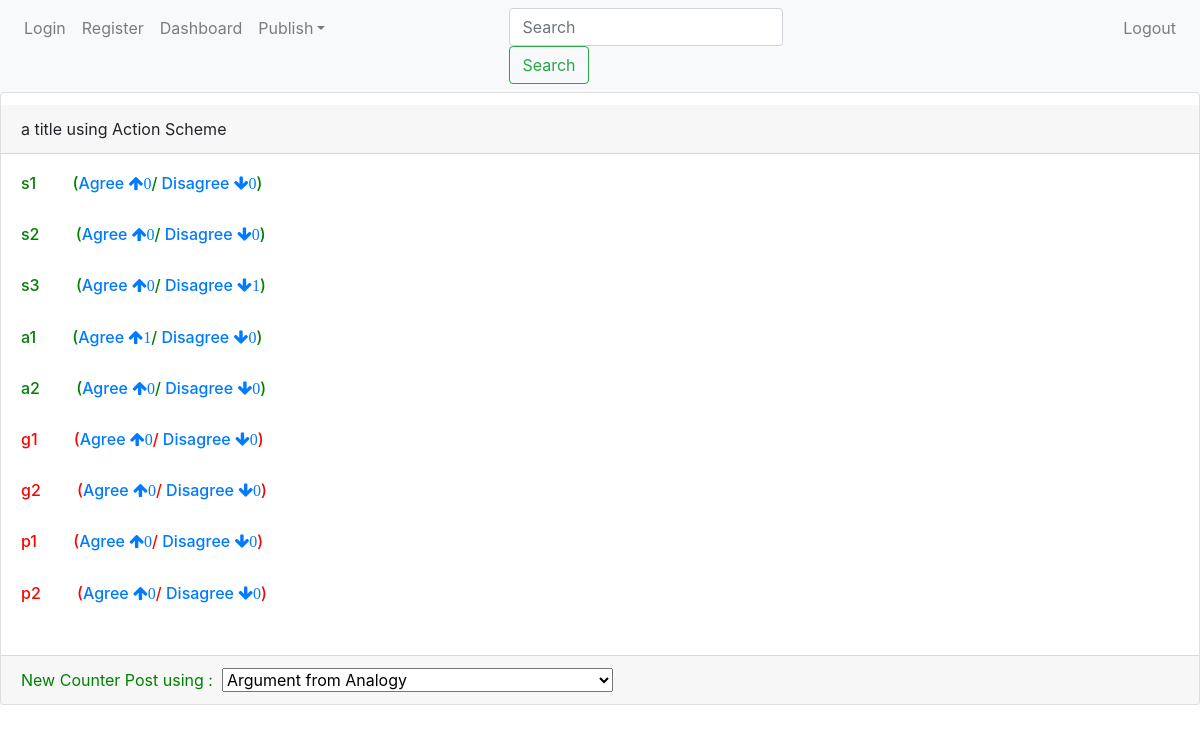
Screenshot of /view-post/9 (signed in) with the database file from the repository.
### posting/models.py (models this page shows, shortened)
class debate(models.Model):
    user = models.ForeignKey(User,on_delete=models.CASCADE,blank=True)
    title = models.CharField(max_length=100,blank=True)
    argtype = models.CharField(max_length=50,blank=True)
    argtypenum = models.IntegerField(default=7)
    a1 = models.CharField(max_length=200,blank=True)
    a2 = models.CharField(max_length=200,blank=True)
    a3 = models.CharField(max_length=200,blank=True)
    a4 = models.CharField(max_length=200,blank=True)
    a5 = models.CharField(max_length=200,blank=True)
    a6 = models.CharField(max_length=200,blank=True)
    a7 = models.CharField(max_length=200,blank=True)
    al1 = models.IntegerField(default=0)
    al2 = models.IntegerField(default=0)
    al3 = models.IntegerField(default=0)
    al4 = models.IntegerField(default=0)
    al5 = models.IntegerField(default=0)
    al6 = models.IntegerField(default=0)
    al7 = models.IntegerField(default=0)
    ad1 = models.IntegerField(default=0)
    ad2 = models.IntegerField(default=0)
    ad3 = models.IntegerField(default=0)
    ad4 = models.IntegerField(default=0)
    ad5 = models.IntegerField(default=0)
    ad6 = models.IntegerField(default=0)
    ad7 = models.IntegerField(default=0)
    anum = models.IntegerField(default=1)
    b1 = models.CharField(max_length=200,blank=True)
    b2 = models.CharField(max_length=200,blank=True)
    b3 = models.CharField(max_length=200,blank=True)
    b4 = models.CharField(max_length=200,blank=True)
    b5 = models.CharField(max_length=200,blank=True)
    b6 = models.CharField(max_length=200,blank=True)
    b7 = models.CharField(max_length=200,blank=True)
    bl1 = models.IntegerField(default=0)
    bl2 = models.IntegerField(default=0)
    bl3 = models.IntegerField(default=0)
    bl4 = models.IntegerField(default=0)
    bl5 = models.IntegerField(default=0)
    bl6 = models.IntegerField(default=0)
    bl7 = models.IntegerField(default=0)
    bd1 = models.IntegerField(default=0)
    bd2 = models.IntegerField(default=0)
    bd3 = models.IntegerField(default=0)
    bd4 = models.IntegerField(default=0)
    bd5 = models.IntegerField(default=0)
    bd6 = models.IntegerField(default=0)
    bd7 = models.IntegerField(default=0)
    bnum = models.IntegerField(default=1)
    c1 = models.CharField(max_length=200,blank=True)
    c2 = models.CharField(max_length=200,blank=True)
    c3 = models.CharField(max_length=200,blank=True)
    c4 = models.CharField(max_length=200,blank=True)
    c5 = models.CharField(max_length=200,blank=True)
    c6 = models.CharField(max_length=200,blank=True)
    c7 = models.CharField(max_length=200,blank=True)
    cl1 = models.IntegerField(default=0)
    cl2 = models.IntegerField(default=0)
    cl3 = models.IntegerField(default=0)
    cl4 = models.IntegerField(default=0)
    cl5 = models.IntegerField(default=0)
    cl6 = models.IntegerField(default=0)
    cl7 = models.IntegerField(default=0)
    cd1 = models.IntegerField(default=0)
    cd2 = models.IntegerField(default=0)
    cd3 = models.IntegerField(default=0)
    cd4 = models.IntegerField(default=0)
    cd5 = models.IntegerField(default=0)
    cd6 = models.IntegerField(default=0)
    cd7 = models.IntegerField(default=0)
    cnum = models.IntegerField(default=1)
    d1 = models.CharField(max_length=200,blank=True)
    d2 = models.CharField(max_length=200,blank=True)
    d3 = models.CharField(max_length=200,blank=True)
    d4 = models.CharField(max_length=200,blank=True)
    d5 = models.CharField(max_length=200,blank=True)
    d6 = models.CharField(max_length=200,blank=True)
    d7 = models.CharField(max_length=200,blank=True)
    dl1 = models.IntegerField(default=0)
    dl2 = models.IntegerField(default=0)
    dl3 = models.IntegerField(default=0)
    dl4 = models.IntegerField(default=0)
    dl5 = models.IntegerField(default=0)
    dl6 = models.IntegerField(default=0)
    dl7 = models.IntegerField(default=0)
    dd1 = models.IntegerField(default=0)
    dd2 = models.IntegerField(default=0)
    dd3 = models.IntegerField(default=0)
    dd4 = models.IntegerField(default=0)
    dd5 = models.IntegerField(default=0)
    dd6 = models.IntegerField(default=0)
    dd7 = models.IntegerField(default=0)
    dnum = models.IntegerField(default=1)
    link = models.ManyToManyField('posting.debate',blank=True)
    linkcheck = models.BooleanField(default=False)

### posting/views.py (the view)
# urls.py: path('view-post/<int:id>', vpost.viewpost , name = 'view-post'),
@login_required(login_url = '/login')
def viewpost(request,id):
    obj = post.objects.get(pk=id)
    template = 'view-post.html'
    context = {'post':obj}
    return render(request,template,context)

### templates/view-post.html (shortened to what this page needs)
{% extends 'base.html' %}
{% block body %}
<div class="card" style="padding-top: 1%;">
    <div class="card-header">{{ post.title }} using {{ post.argtype }}</div>
    <div class="card-body">
        {% if post.a1 %}
            <h6 style="color: green;">{{post.a1}}&emsp;&emsp;
            (<a href="{% url 'agree' post.id 'a1' %}">Agree&nbsp;<span class="fa fa-arrow-up">{{post.al1}}</span></a>/
            <a href="{% url 'disagree' post.id 'a1' %}">Disagree&nbsp;<span class="fa fa-arrow-down">{{post.ad1}}</span></a>)</h6>
            <br>
        {% endif %}
        {% if post.a2 %}
            <h6 style="color: green;">{{post.a2}}&emsp;&emsp;
            (<a href="{% url 'agree' post.id 'a2' %}">Agree&nbsp;<span class="fa fa-arrow-up">{{post.al2}}</span></a>/
            <a href="{% url 'disagree' post.id 'a2' %}">Disagree&nbsp;<span class="fa fa-arrow-down">{{post.ad2}}</span></a>)</h6>
            <br>
        {% endif %}
        {% if post.a3 %}
            <h6 style="color: green;">{{post.a3}}&emsp;&emsp;
            (<a href="{% url 'agree' post.id 'a3' %}">Agree&nbsp;<span class="fa fa-arrow-up">{{post.al3}}</span></a>/
            <a href="{% url 'disagree' post.id 'a3' %}">Disagree&nbsp;<span class="fa fa-arrow-down">{{post.ad3}}</span></a>)</h6>
            <br>
        {% endif %}
        {% if post.b1 %}
            <h6 style="color: {% if post.argtypenum == 6 %} red {% else %} green {% endif %};">{{post.b1}}&emsp;&emsp;
            (<a href="{% url 'agree' post.id 'b1' %}">Agree&nbsp;<span class="fa fa-arrow-up">{{post.bl1}}</span></a>/
            <a href="{% url 'disagree' post.id 'b1' %}">Disagree&nbsp;<span class="fa fa-arrow-down">{{post.bd1}}</span></a>)</h6>
            <br>
        {% endif %}
        {% if post.b2 %}
            <h6 style="color: {% if post.argtypenum == 6 %} red {% else %} green {% endif %};">{{post.b2}}&emsp;&emsp;
            (<a href="{% url 'agree' post.id 'b2' %}">Agree&nbsp;<span class="fa fa-arrow-up">{{post.bl2}}</span></a>/
            <a href="{% url 'disagree' post.id 'b2' %}">Disagree&nbsp;<span class="fa fa-arrow-down">{{post.bd2}}</span></a>)</h6>
            <br>
        {% endif %}
        {% if post.c1 %}
            <h6 style="color: red;">{{post.c1}}&emsp;&emsp;
            (<a href="{% url 'agree' post.id 'c1' %}">Agree&nbsp;<span class="fa fa-arrow-up">{{post.cl1}}</span></a>/
            <a href="{% url 'disagree' post.id 'c1' %}">Disagree&nbsp;<span class="fa fa-arrow-down">{{post.cd1}}</span></a>)</h6>
            <br>
        {% endif %}
        {% if post.c2 %}
            <h6 style="color: red;">{{post.c2}}&emsp;&emsp;
            (<a href="{% url 'agree' post.id 'c2' %}">Agree&nbsp;<span class="fa fa-arrow-up">{{post.cl2}}</span></a>/
            <a href="{% url 'disagree' post.id 'c2' %}">Disagree&nbsp;<span class="fa fa-arrow-down">{{post.cd2}}</span></a>)</h6>
            <br>
        {% endif %}
        {% if post.d1 %}
            <h6 style="color: red;">{{post.d1}}&emsp;&emsp;
            (<a href="{% url 'agree' post.id 'd1' %}">Agree&nbsp;<span class="fa fa-arrow-up">{{post.dl1}}</span></a>/
            <a href="{% url 'disagree' post.id 'd1' %}">Disagree&nbsp;<span class="fa fa-arrow-down">{{post.dd1}}</span></a>)</h6>
            <br>
        {% endif %}
        {% if post.d2 %}
            <h6 style="color: red;">{{post.d2}}&emsp;&emsp;
            (<a href="{% url 'agree' post.id 'd2' %}">Agree&nbsp;<span class="fa fa-arrow-up">{{post.dl2}}</span></a>/
            <a href="{% url 'disagree' post.id 'd2' %}">Disagree&nbsp;<span class="fa fa-arrow-down">{{post.dd2}}</span></a>)</h6>
            <br>
        {% endif %}
    </div>
    <div class="card-footer">
        <a type="submit" id="counter-post" href="{% url 'counter-post' post.id 1 %}" style="color: green;">New Counter Post using :&nbsp; </a>
        <select id="selected" onchange="changed()" >
            <option value="1">Argument from Analogy</option>
        </select>
    </div>
</div>
{% endblock %}

### templates/base.html (shortened to what this page needs)
<!DOCTYPE html>
<html>
    <head>
        <link rel="stylesheet" href="https://stackpath.bootstrapcdn.com/font-awesome/4.7.0/css/font-awesome.min.css">
        <link rel="stylesheet" href="https://stackpath.bootstrapcdn.com/bootstrap/4.3.1/css/bootstrap.min.css">
    </head>
    <body>
        <nav class="navbar navbar-expand-lg navbar-light bg-light">
            <ul class="navbar-nav">
              <li class="nav-item">
                <a class="nav-link" href="{% url 'login' %}">Login</a>
              </li>
              <li class="nav-item">
                <a class="nav-link" href="{% url 'signup' %}">Register</a>
              </li>
              <li class="nav-item">
                <a class="nav-link" href="{% url 'profile' %}">Dashboard</a>
              </li>
              <li class="nav-item dropdown">
                <a class="nav-link dropdown-toggle" data-toggle="dropdown" id="navbardrop" href="#">Publish</a>
              </li>
              <form class="form-inline my-2 my-lg-0">
                  <input class="form-control mr-sm-2" type="search" name="search" placeholder="Search">
                  <button class="btn btn-outline-success my-2 my-sm-0" type="submit">Search</button>
              </form>
              <li class="nav-item">
                <a class="nav-link" href="{% url 'logout' %}">Logout</a>
              </li>
            </ul>
          </nav>
          {% block body %}
          {% endblock %}
    </body>
</html>

### rows the page displays
debate: title "a title", argtype "Action Scheme", a1 "s1", al1 "0", ad1 "0", a2 "s2", al2 "0", ad2 "0", a3 "s3", al3 "0", ad3 "1", b1 "a1", bl1 "1", bd1 "0", b2 "a2", bl2 "0", bd2 "0", c1 "g1", cl1 "0", cd1 "0", c2 "g2", cl2 "0", cd2 "0", d1 "p1", dl1 "0", dd1 "0", d2 "p2", dl2 "0", dd2 "0"
